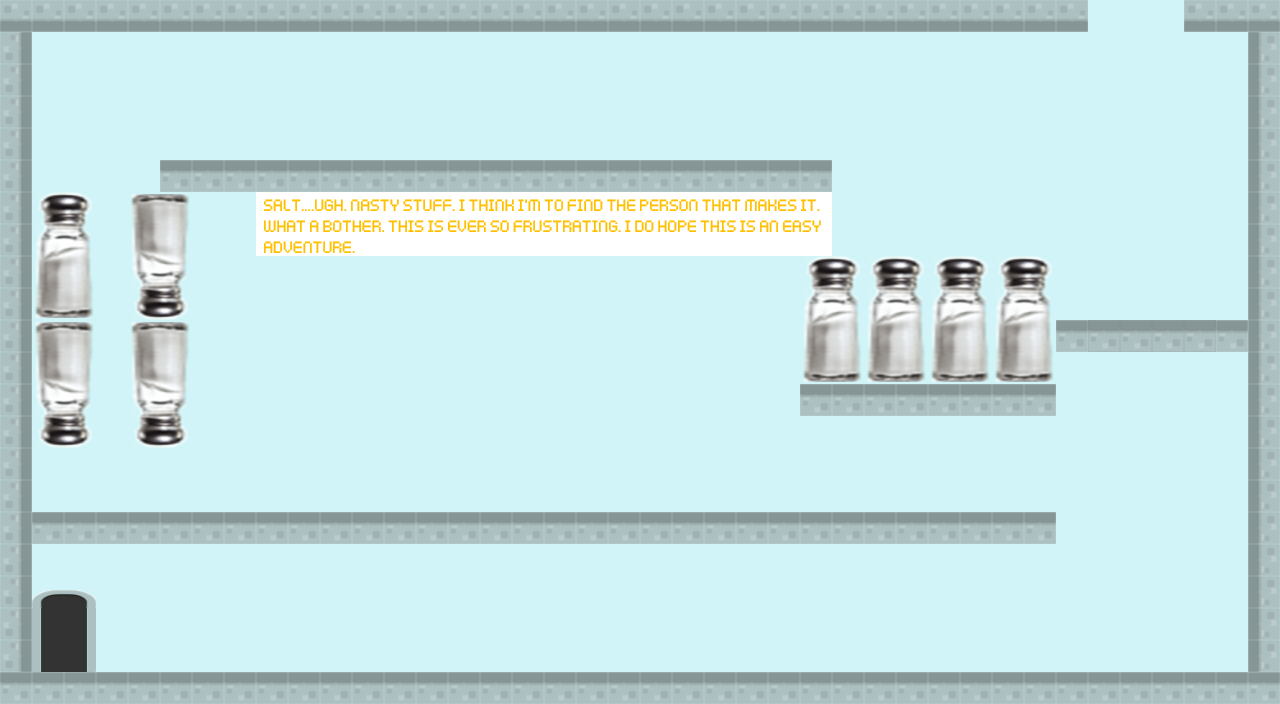

A 2D game scene composited from a Tiled map and its tileset images. What follows is a short description and the map's XML, with each tile layer's data collapsed to a summary:
An orthogonal 40x22 tile map with 32x32 px tiles, 5 tile layers (background, middleground1, middleground, middleground2, ...), 8 tilesets and 16 objects.

<map version="1.0" orientation="orthogonal" renderorder="left-up" width="40" height="22" tilewidth="32" tileheight="32" nextobjectid="21">
 <tileset firstgid="1" name="background" tilewidth="32" tileheight="32">
  <image source="../Platformer/Base/bg.png" width="256" height="256" />
 </tileset>
 <tileset firstgid="65" name="tiles32" tilewidth="32" tileheight="32">
  <tile id="0">
   <image width="32" height="32" source="../Platformer/Base/Tiles32/graybaseblock.png" />
  </tile>
  <tile id="1">
   <image width="32" height="32" source="../Platformer/Base/Tiles32/grayblockwall.png" />
  </tile>
 </tileset>
 <tileset firstgid="67" name="door" tilewidth="32" tileheight="32">
  <image source="../Platformer/Base/Tiles32/doorbottom.png" width="64" height="64" />
 </tileset>
 <tileset firstgid="71" name="door1" tilewidth="32" tileheight="32">
  <image source="../Platformer/Base/Tiles32/doortop.png" width="64" height="32" />
 </tileset>
 <tileset firstgid="73" name="message" tilewidth="32" tileheight="32">
  <image source="../Messages/message2.png" width="576" height="70" />
 </tileset>
 <tileset firstgid="109" name="message2" tilewidth="32" tileheight="32">
  <image source="../Messages/message2.png" width="576" height="70" />
 </tileset>
 <tileset firstgid="145" name="messageeeee" tilewidth="32" tileheight="32">
  <image source="../Messages/message2.png" width="576" height="70" />
 </tileset>
 <tileset firstgid="181" name="salty" tilewidth="32" tileheight="32">
  <image source="../Platformer/Base/Tiles32/saltshacker.png" width="64" height="128" />
 </tileset>
 <layer name="background" width="40" height="22">
  <data>[880 cells, 880 non-empty, 46 distinct tile ids]</data>
 </layer>
 <layer name="middleground1" width="40" height="22">
  <data>[880 cells, 0 non-empty, 0 distinct tile ids]</data>
 </layer>
 <layer name="middleground" width="40" height="22">
  <data>[880 cells, 290 non-empty, 52 distinct tile ids]</data>
 </layer>
 <layer name="middleground2" width="40" height="22">
  <data>[880 cells, 4 non-empty, 1 distinct tile ids]</data>
 </layer>
 <layer name="foreground" width="40" height="22">
  <data>[880 cells, 0 non-empty, 0 distinct tile ids]</data>
 </layer>
 <objectgroup name="solid">
  <object id="4" x="2" y="2" width="1084" height="28" />
  <object id="5" x="1" y="33" width="29" height="638" />
  <object id="6" x="1" y="670" width="1277" height="31" />
  <object id="7" x="1186" y="0" width="86" height="31" />
  <object id="8" x="1249" y="31" width="29" height="638" />
  <object id="15" x="161" y="159" width="670" height="31" />
  <object id="16" x="32" y="512" width="1024" height="33" />
  <object id="17" x="864" y="386" width="190" height="28" />
  <object id="19" x="805" y="387" width="58" height="27" />
  <object id="20" x="1054" y="321" width="192" height="30" />
 </objectgroup>
 <objectgroup name="teleport">
  <object id="1" x="1126" y="13" width="34" height="30">
   <properties>
    <property name="start" value="true" />
   </properties>
  </object>
  <object id="11" x="34" y="569" width="70" height="98">
   <properties>
    <property name="level" value="../maps/world3.tmx" />
   </properties>
  </object>
 </objectgroup>
 <objectgroup name="objects" />
 <objectgroup name="death">
  <object id="12" x="867" y="259" width="184" height="123" />
  <object id="13" x="36" y="195" width="53" height="249" />
  <object id="14" x="131" y="199" width="57" height="244" />
  <object id="18" x="807" y="263" width="55" height="116" />
 </objectgroup>
</map>
